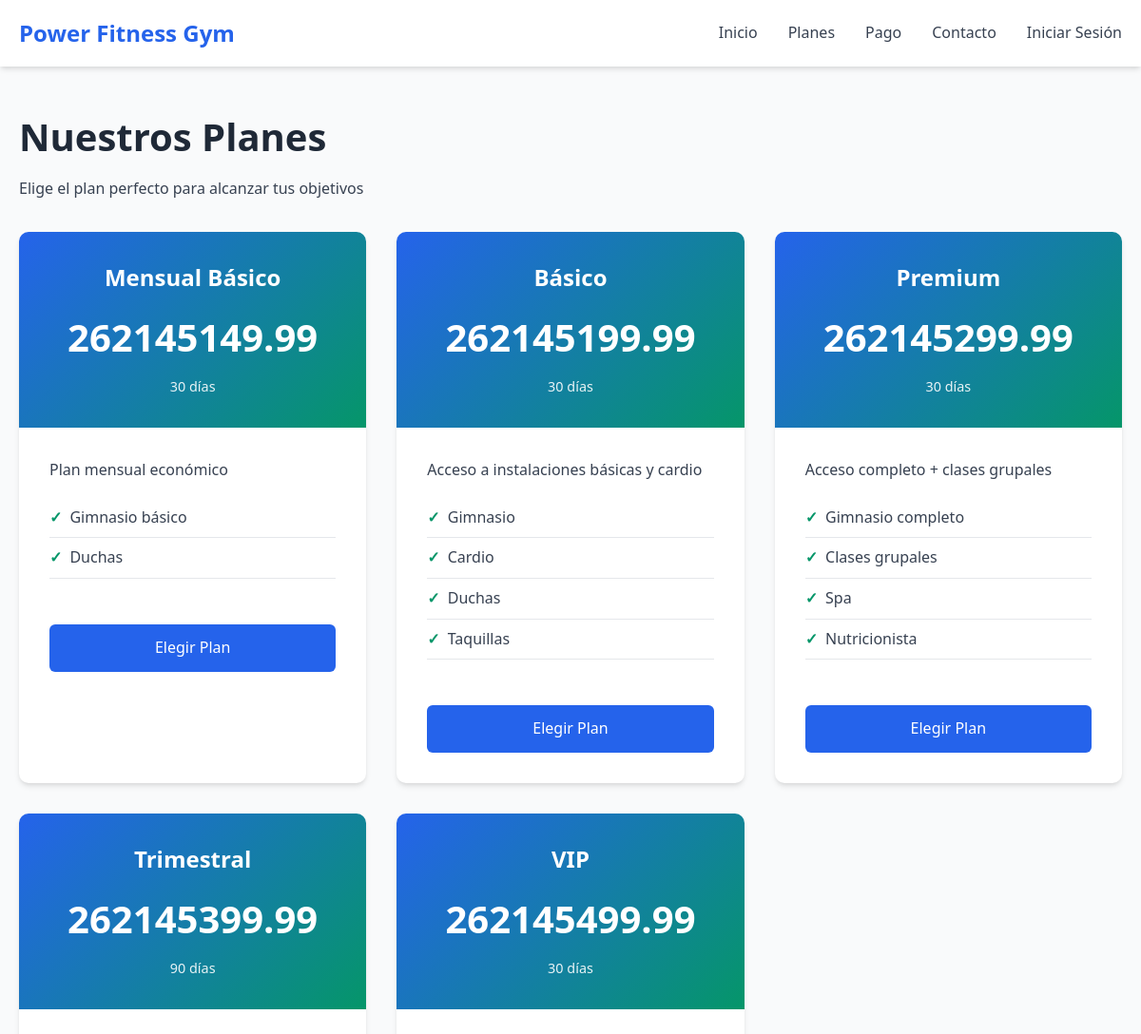
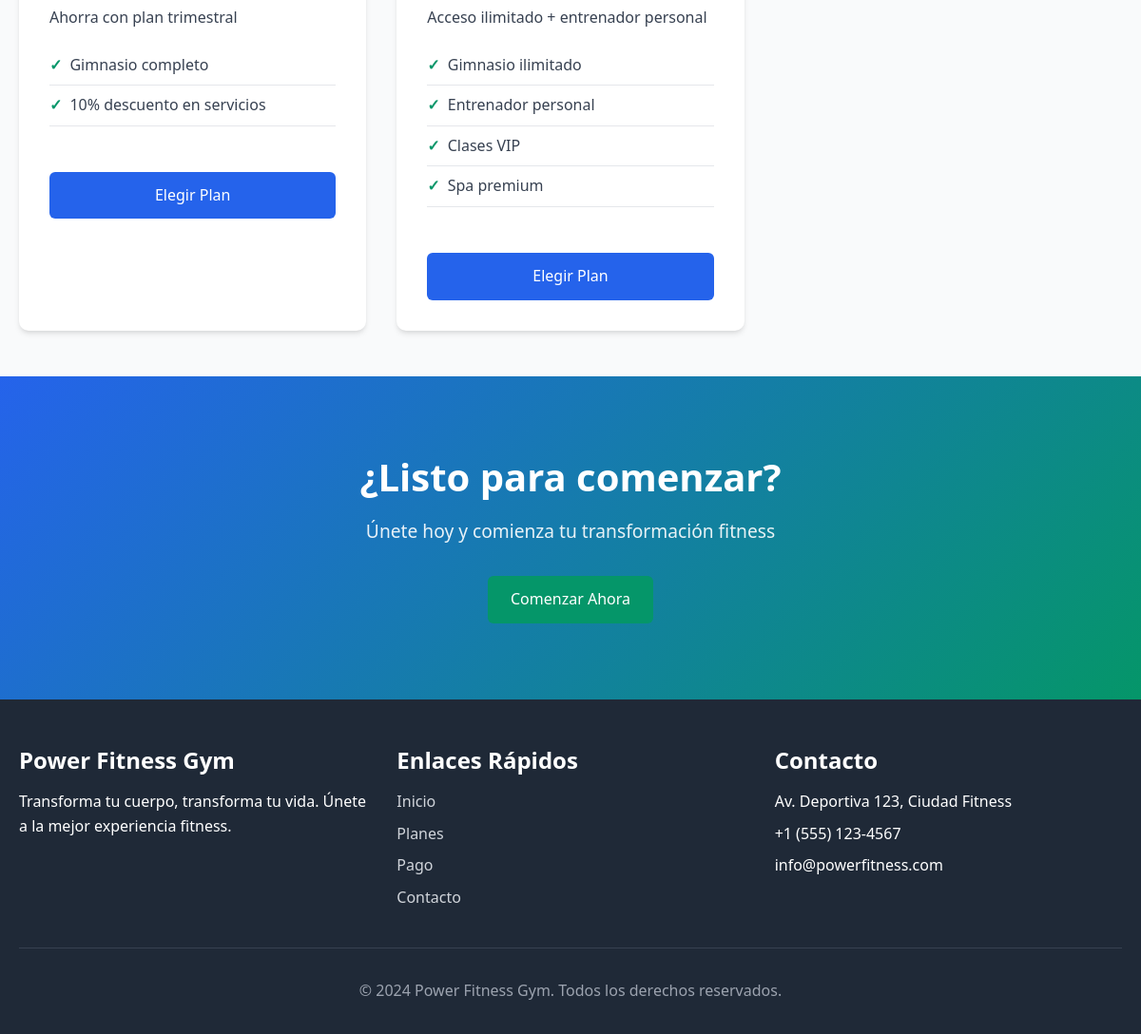
The app's page /pages/pricing.php with its own data (2 pictures, top to bottom).
### tables this page shows
CREATE TABLE settings (
    id INT AUTO_INCREMENT PRIMARY KEY,
    setting_key VARCHAR(100) UNIQUE NOT NULL,
    setting_value TEXT,
    description VARCHAR(255)
);

CREATE TABLE memberships (
    id INT AUTO_INCREMENT PRIMARY KEY,
    name VARCHAR(100) NOT NULL,
    description TEXT,
    price DECIMAL(10,2) NOT NULL,
    duration_days INT NOT NULL,
    features TEXT,
    status ENUM('active', 'inactive') DEFAULT 'active',
    created_at TIMESTAMP DEFAULT CURRENT_TIMESTAMP
);

### includes/config.php (called while the page is built, shortened)
<?php
function getSetting($key, $default = '') {
    global $pdo;
    try {
        $stmt = $pdo->prepare("SELECT setting_value FROM settings WHERE setting_key = ?");
        $stmt->execute([$key]);
        $result = $stmt->fetch();
        return $result ? $result['setting_value'] : $default;
    } catch (PDOException $e) {
        return $default;
    }
}
?>

### pages/pricing.php (the view, shortened to what this page needs)
<?php
require_once '../includes/database.php';
?>
<!DOCTYPE html>
<html lang="es">
<head>
    <link rel="stylesheet" href="../assets/css/style.css">
    <link rel="stylesheet" href="../assets/css/auth.css">
</head>
<body>
    <?php include '../includes/header.php'; ?>
    <section class="pricing-section">
        <div class="container">
            <h1>Nuestros Planes</h1>
            <p class="subtitle">Elige el plan perfecto para alcanzar tus objetivos</p>
            <div class="pricing-grid">
                <?php
                try {
                    $stmt = $pdo->query("SELECT * FROM memberships WHERE status = 'active' ORDER BY price");
                    while ($plan = $stmt->fetch()) {
                        echo '<div class="pricing-card">';
                        echo '<div class="plan-header">';
                        echo '<h3>' . htmlspecialchars($plan['name']) . '</h3>';
                        echo '<div class="price">' . CURRENCY_SYMBOL . number_format($plan['price'], 2) . '</div>';
                        echo '<div class="duration">' . $plan['duration_days'] . ' días</div>';
                        echo '</div>';
                        echo '<div class="plan-features">';
                        echo '<p>' . htmlspecialchars($plan['description']) . '</p>';
                        echo '<ul>';
                        $features = explode(',', $plan['features']);
                        foreach ($features as $feature) {
                            echo '<li>' . htmlspecialchars(trim($feature)) . '</li>';
                        }
                        echo '</ul>';
                        echo '</div>';
                        echo '<div class="plan-actions">';
                        echo '<a href="payment.php?membership=' . $plan['id'] . '" class="btn btn-primary btn-block">Elegir Plan</a>';
                        echo '</div>';
                        echo '</div>';
                    }
                } catch (PDOException $e) {
                    echo '<p class="error">Error al cargar planes: ' . $e->getMessage() . '</p>';
                }
                ?>
            </div>
        </div>
    </section>
    <section class="cta-section">
        <div class="container">
            <h2>¿Listo para comenzar?</h2>
            <p>Únete hoy y comienza tu transformación fitness</p>
            <a href="payment.php" class="btn btn-secondary">Comenzar Ahora</a>
        </div>
    </section>
    <?php include '../includes/footer.php'; ?>
</body>
</html>

### includes/header.php
<header>
    <nav class="navbar">
        <a href="../index.php" class="logo"><?php echo getSetting('gym_name', 'Power Fitness Gym'); ?></a>
        <ul class="nav-menu">
            <li><a href="../index.php" class="nav-link">Inicio</a></li>
            <li><a href="pricing.php" class="nav-link">Planes</a></li>
            <li><a href="payment.php" class="nav-link">Pago</a></li>
            <li><a href="contact.php" class="nav-link">Contacto</a></li>
            <li><a href="../login.php" class="nav-link">Iniciar Sesión</a></li>
        </ul>
    </nav>
</header>

### includes/footer.php
<footer>
    <div class="container">
        <div class="footer-content">
            <div class="footer-section">
                <h3><?php echo getSetting('gym_name', 'Power Fitness Gym'); ?></h3>
                <p>Transforma tu cuerpo, transforma tu vida. Únete a la mejor experiencia fitness.</p>
            </div>
            <div class="footer-section">
                <h3>Enlaces Rápidos</h3>
                <ul class="footer-links">
                    <li><a href="../index.php">Inicio</a></li>
                    <li><a href="pricing.php">Planes</a></li>
                    <li><a href="payment.php">Pago</a></li>
                    <li><a href="contact.php">Contacto</a></li>
                </ul>
            </div>
            <div class="footer-section">
                <h3>Contacto</h3>
                <ul class="footer-links">
                    <li><?php echo getSetting('gym_address', 'Av. Deportiva 123'); ?></li>
                    <li><?php echo getSetting('gym_phone', '+1 (555) 123-4567'); ?></li>
                    <li><?php echo getSetting('gym_email', 'info@gym.com'); ?></li>
                </ul>
            </div>
        </div>
        <div class="copyright">
            <p>&copy; 2024 <?php echo getSetting('gym_name', 'Power Fitness Gym'); ?>. Todos los derechos reservados.</p>
        </div>
    </div>
</footer>

### assets/css/style.css (style rules this page uses)
:root { --primary-color: #2563eb; --secondary-color: #059669; --accent-color: #dc2626; --text-color: #374151; --text-light: #6b7280; --bg-light: #f9fafb; --bg-dark: #1f2937; --white: #ffffff; --border-color: #e5e7eb; --shadow: 0 4px 6px -1px rgba(0, 0, 0, 0.1), 0 2px 4px -1px rgba(0, 0, 0, 0.06); --shadow-lg: 0 10px 15px -3px rgba(0, 0, 0, 0.1), 0 4px 6px -2px rgba(0, 0, 0, 0.05); }
* { margin: 0; padding: 0; box-sizing: border-box; }
body { font-family: 'Segoe UI', Tahoma, Geneva, Verdana, sans-serif; line-height: 1.6; color: var(--text-color); background-color: var(--white); }
.container { max-width: 1200px; margin: 0 auto; padding: 0 20px; }
h1, h2, h3, h4, h5, h6 { margin-bottom: 1rem; line-height: 1.3; color: var(--bg-dark); }
h1 { font-size: 2.5rem; font-weight: 700; }
h2 { font-size: 2rem; font-weight: 600; }
h3 { font-size: 1.5rem; font-weight: 600; }
p { margin-bottom: 1rem; }
.btn { display: inline-block; padding: 12px 24px; border: none; border-radius: 6px; text-decoration: none; text-align: center; font-weight: 500; cursor: pointer; transition: all 0.3s ease; font-size: 1rem; }
.btn-primary { background-color: var(--primary-color); color: var(--white); }
.btn-secondary { background-color: var(--secondary-color); color: var(--white); }
.btn-block { display: block; width: 100%; }
header { background-color: var(--white); box-shadow: var(--shadow); position: sticky; top: 0; z-index: 100; }
.navbar { display: flex; justify-content: space-between; align-items: center; padding: 1rem 20px; }
.logo { font-size: 1.5rem; font-weight: 700; color: var(--primary-color); text-decoration: none; }
.nav-menu { display: flex; list-style: none; gap: 2rem; }
.nav-link { text-decoration: none; color: var(--text-color); font-weight: 500; transition: color 0.3s ease; }
footer { background-color: var(--bg-dark); color: var(--white); padding: 3rem 0 1rem; }
.footer-content { display: grid; grid-template-columns: repeat(auto-fit, minmax(250px, 1fr)); gap: 2rem; margin-bottom: 2rem; }
.footer-section h3 { color: var(--white); margin-bottom: 1rem; }
.footer-links { list-style: none; }
.footer-links li { margin-bottom: 0.5rem; }
.footer-links a { color: #d1d5db; text-decoration: none; transition: color 0.3s ease; }
.copyright { text-align: center; padding-top: 2rem; border-top: 1px solid #374151; color: #9ca3af; }

### assets/css/auth.css (style rules this page uses)
.pricing-section { padding: 3rem 0; background-color: var(--bg-light); }
.pricing-grid { display: grid; grid-template-columns: repeat(auto-fit, minmax(300px, 1fr)); gap: 2rem; margin-top: 2rem; }
.pricing-card { background: var(--white); border-radius: 10px; overflow: hidden; box-shadow: var(--shadow); transition: transform 0.3s ease; }
.plan-header { background: linear-gradient(135deg, var(--primary-color), var(--secondary-color)); color: var(--white); padding: 2rem; text-align: center; }
.plan-header h3 { color: var(--white); margin-bottom: 1rem; }
.price { font-size: 2.5rem; font-weight: 700; margin-bottom: 0.5rem; }
.duration { font-size: 0.9rem; opacity: 0.9; }
.plan-features { padding: 2rem; }
.plan-features ul { list-style: none; margin: 1rem 0; }
.plan-features ul li { padding: 0.5rem 0; border-bottom: 1px solid var(--border-color); display: flex; align-items: center; }
.plan-features ul li:before { content: "✓"; color: var(--secondary-color); font-weight: bold; margin-right: 0.5rem; }
.plan-actions { padding: 0 2rem 2rem; }
.cta-section { padding: 5rem 0; background: linear-gradient(135deg, var(--primary-color), var(--secondary-color)); color: var(--white); text-align: center; }
.cta-section h2 { color: var(--white); font-size: 2.5rem; margin-bottom: 1rem; }
.cta-section p { font-size: 1.2rem; margin-bottom: 2rem; opacity: 0.9; }

### records on screen
settings: setting_value "Power Fitness Gym"
memberships: name "Mensual Básico", price "149.99", duration_days "30", description "Plan mensual económico", features "Gimnasio básico", features "Duchas"
memberships: name "Básico", price "199.99", duration_days "30", description "Acceso a instalaciones básicas y cardio", features "Gimnasio", features "Cardio", features "Duchas", features "Taquillas"
memberships: name "Premium", price "299.99", duration_days "30", description "Acceso completo + clases grupales", features "Gimnasio completo", features "Clases grupales", features "Spa", features "Nutricionista"
memberships: name "Trimestral", price "399.99", duration_days "90", description "Ahorra con plan trimestral", features "Gimnasio completo", features "10% descuento en servicios"
memberships: name "VIP", price "499.99", duration_days "30", description "Acceso ilimitado + entrenador personal", features "Gimnasio ilimitado", features "Entrenador personal", features "Clases VIP", features "Spa premium"
settings: setting_value "Av. Deportiva 123, Ciudad Fitness"
settings: setting_value "+1 (555) 123-4567"
settings: setting_value "info@powerfitness.com"
